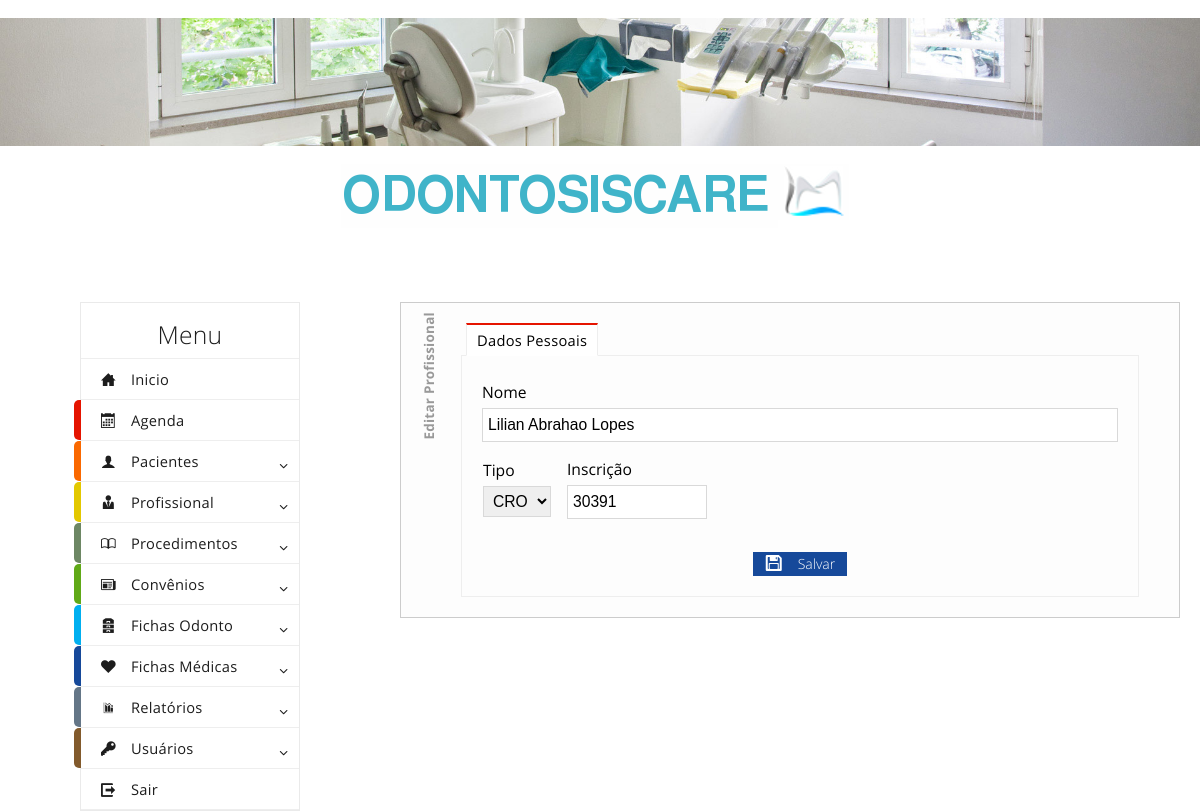
The page /editarprofissional.php?profissional=11 (signed in) on the database its author committed.
### tables this page shows
CREATE TABLE `profissionais` (
  `id` int(11) NOT NULL AUTO_INCREMENT,
  `nome` varchar(50) NOT NULL,
  `crmcro` varchar(50) NOT NULL,
  `tipo` varchar(3) NOT NULL,
  PRIMARY KEY (`id`)
);

### editarprofissional.php (the view, shortened to what this page needs)
<? include ("header.php"); ?>
<?
if (isset($_GET["profissional"])){
    $profissional = utf8_decode($_GET["profissional"]);
}else {if (isset($_POST["profissional"])){
    $profissional = utf8_decode($_POST["profissional"]);
}};
$sql = "SELECT nome, crmcro, id, tipo FROM profissionais WHERE id = '$profissional'";
$resultado = mysql_query($sql);
$result = mysql_fetch_array($resultado);
?>
<body class="metro">
    <br>
    <img src="imagens/photo1.jpg" />
    <center><img src="imagens/principal1.png" /></center>
    <br><br>
    <div class="grid">
        <div class="row">
            <? include ("menu.php"); ?>
            <div class="span1"></div>
            <div class="span10">
                <form method="POST" onsubmit="return valida(this);" action="editarprofissionalbd.php" name="salvaprofissional" id="salvaprofissional">
                <div class="editaprofissional">
                <div class="tab-control" data-role="tab-control">
                    <ul class="tabs">
                        <li class="active"><a href="#_page_1">Dados Pessoais</a></li>
                    </ul>
                    <div class="frames">
                        <div class="frame" id="_page_1">
                            <label>Nome</label>
                            <div class="input-control text" id="divnome" data-role="input-control">
                                <input type="text" id="nome" name="nome" value="<?echo utf8_encode($result[0])?>" placeholder="Nome do Profissional">
                            </div>
                            <table><tr>
                            <td bgcolor="#FDFDFD">
                                <label>Tipo</label>
                                <div class="input-control select">
                                    <select name="tipo">
                                        <option value="<?echo $result[3]?>"><?echo $result[3]?></option>
                                    </select>
                                </div>
                            </td><td bgcolor="#FDFDFD"></td><td bgcolor="#FDFDFD"></td><td bgcolor="#FDFDFD"></td><td bgcolor="#FDFDFD"></td><td bgcolor="#FDFDFD"></td><td bgcolor="#FDFDFD"></td><td bgcolor="#FDFDFD"></td>
                            <td bgcolor="#FDFDFD">
                                <label>Inscrição</label>
                                <div class="input-control text size2" data-role="input-control">
                                    <input type="text" id="crmcro" name="crmcro" value="<?echo $result[1]?>" placeholder="Insc. do Conselho">
                                </div></td><td bgcolor="#FDFDFD"></td><td bgcolor="#FDFDFD"></td><td bgcolor="#FDFDFD"></td><td bgcolor="#FDFDFD"></td><td bgcolor="#FDFDFD"></td><td bgcolor="#FDFDFD"></td><td bgcolor="#FDFDFD"></td>
                            </tr></table><br />
                            <center>
                                <button type="submit" class="image-button primary image-left">
                                    Salvar
                                    <i class="icon-floppy on-left" style="top: -3px; left: 7px">
                                    </i>
                                </button>
                            </center>
                        </div>
                    </div>
                </div>
                </div>
                </form>
            </div>
            <br>
        </div>
    </div>
</body>
<? include ("footer.php"); ?>

### rows shown on the page
profissionais: nome "Lilian Abrahao Lopes", tipo "CRO", crmcro "30391"
